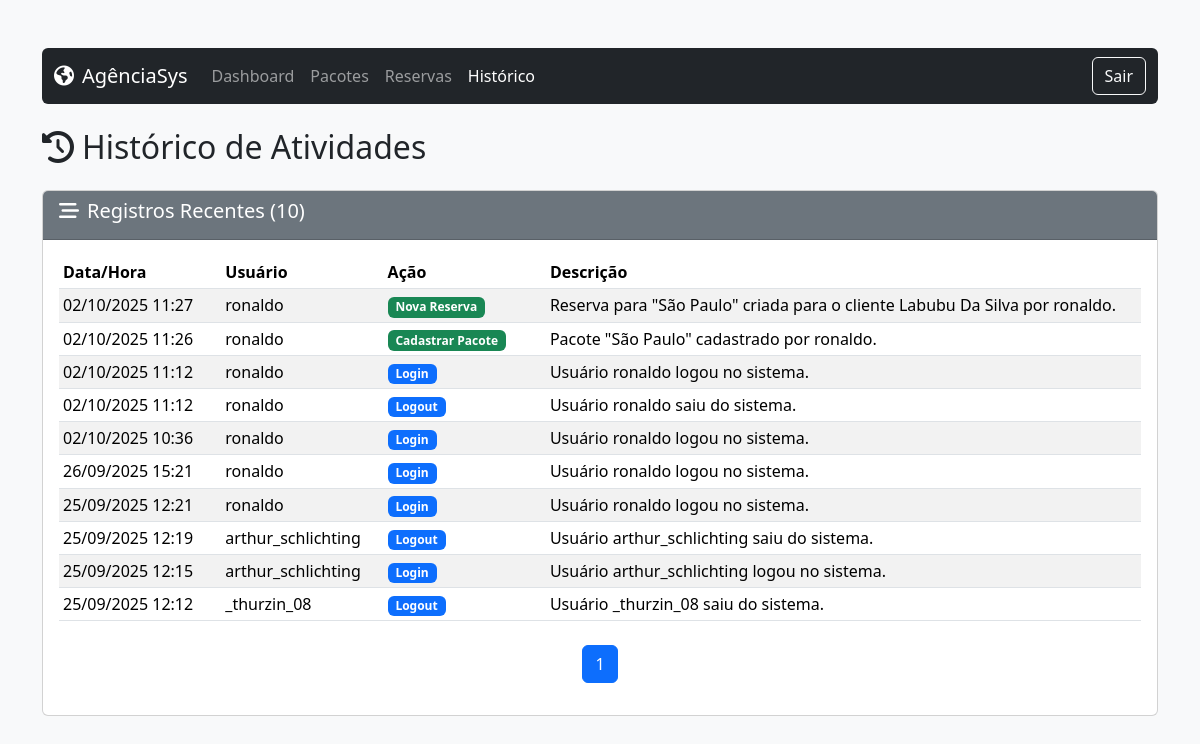
/historico (signed in), run on the app's committed database.
### app/models.py (models this page shows, shortened)
class Historico(db.Model):
    id = db.Column(db.Integer, primary_key=True)
    usuario_id = db.Column(db.Integer, db.ForeignKey('usuario.id'), nullable=False)
    cliente_id = db.Column(db.Integer, db.ForeignKey('cliente.id'), nullable=True)
    pacote_id = db.Column(db.Integer, db.ForeignKey('pacote.id'), nullable=True)
    acao = db.Column(db.String(50), nullable=False)
    descricao = db.Column(db.Text, nullable=False)
    data_acao = db.Column(db.DateTime, default=datetime.utcnow)
    usuario = db.relationship('Usuario', backref='historicos')

class Usuario(db.Model, UserMixin):
    id = db.Column(db.Integer, primary_key=True)
    username = db.Column(db.String(80), unique=True, nullable=False)
    email = db.Column(db.String(120), unique=True, nullable=False)
    password = db.Column(db.String(200), nullable=False)
    role = db.Column(db.String(20), default='atendente', nullable=False)
    created_at = db.Column(db.DateTime, default=datetime.utcnow)

### app/view.py (the view)
@app.route('/historico')
@login_required
def historico():
    if current_user.role != 'admin':
        flash('Acesso negado.', 'danger')
        return redirect(url_for('index'))
    page = request.args.get('page', 1, type=int)
    historicos = Historico.query.order_by(Historico.data_acao.desc()).paginate(page=page, per_page=20)
    return render_template('historico.html', historicos=historicos)

### app/__init__.py (called while the page is built)
@login_manager.user_loader
def load_user(user_id):
    return Usuario.query.get(int(user_id))

### app/templates/historico.html (shortened to what this page needs)
{% extends "base.html" %}
{% block content %}
<nav class="navbar navbar-expand-lg navbar-dark bg-dark mb-4 rounded">
    <div class="container-fluid">
        <a class="navbar-brand" href="{{ url_for('index') }}"><i class="fas fa-globe-americas me-2"></i>AgênciaSys</a>
        <div class="collapse navbar-collapse">
            <ul class="navbar-nav me-auto">
                <li class="nav-item"><a class="nav-link" href="{{ url_for('index') }}">Dashboard</a></li>
                <li class="nav-item"><a class="nav-link" href="{{ url_for('listar_pacotes') }}">Pacotes</a></li>
                <li class="nav-item"><a class="nav-link" href="{{ url_for('gerenciar_reservas') }}">Reservas</a></li>
                <li class="nav-item"><a class="nav-link active" href="{{ url_for('historico') }}">Histórico</a></li>
            </ul>
            <ul class="navbar-nav">
                <li class="nav-item"><a href="{{ url_for('logout') }}" class="btn btn-outline-light">Sair</a></li>
            </ul>
        </div>
    </div>
</nav>
<h2 class="mb-4"><i class="fas fa-history me-2"></i>Histórico de Atividades</h2>
<div class="card">
    <div class="card-header bg-secondary text-white">
        <h5><i class="fas fa-stream me-2"></i>Registros Recentes ({{ historicos.total }})</h5>
    </div>
    <div class="card-body">
        {% if historicos.items %}
        <div class="table-responsive">
            <table class="table table-sm table-striped table-hover mb-0">
                <thead>
                    <tr>
                        <th style="width: 15%;">Data/Hora</th>
                        <th style="width: 15%;">Usuário</th>
                        <th style="width: 15%;">Ação</th>
                        <th>Descrição</th>
                    </tr>
                </thead>
                <tbody>
                    {% for registro in historicos.items %}
                    <tr>
                        <td>{{ registro.data_acao.strftime('%d/%m/%Y %H:%M') }}</td>
                        <td>{{ registro.usuario.username if registro.usuario else 'N/A' }}</td>
                        <td>
                            {% if 'login' in registro.acao or 'logout' in registro.acao %}
                                <span class="badge bg-primary">{{ registro.acao|replace('_', ' ')|title }}</span>
                            {% elif 'cadastrar' in registro.acao or 'nova' in registro.acao %}
                                <span class="badge bg-success">{{ registro.acao|replace('_', ' ')|title }}</span>
                            {% elif 'edicao' in registro.acao %}
                                <span class="badge bg-warning text-dark">{{ registro.acao|replace('_', ' ')|title }}</span>
                            {% elif 'exclusao' in registro.acao or 'cancelamento' in registro.acao %}
                                <span class="badge bg-danger">{{ registro.acao|replace('_', ' ')|title }}</span>
                            {% else %}
                                <span class="badge bg-secondary">{{ registro.acao|replace('_', ' ')|title }}</span>
                            {% endif %}
                        </td>
                        <td>{{ registro.descricao }}</td>
                    </tr>
                    {% endfor %}
                </tbody>
            </table>
        </div>
        <nav aria-label="Page navigation" class="mt-4">
          <ul class="pagination justify-content-center">
            {% for page_num in historicos.iter_pages() %}
              {% if page_num %}
                {% if historicos.page == page_num %}
                  <li class="page-item active"><a class="page-link" href="#">{{ page_num }}</a></li>
                {% else %}
                  <li class="page-item"><a class="page-link" href="{{ url_for('historico', page=page_num) }}">{{ page_num }}</a></li>
                {% endif %}
              {% else %}
                <li class="page-item disabled"><span class="page-link">...</span></li>
              {% endif %}
            {% endfor %}
          </ul>
        </nav>
        {% else %}
        <div class="alert alert-light m-3">
            Nenhum registro de histórico encontrado.
        </div>
        {% endif %}
    </div>
</div>
{% endblock %}

### app/templates/base.html (shortened to what this page needs)
<!DOCTYPE html>
<html lang="pt-br">
<head>
    <link href="https://cdn.jsdelivr.net/npm/bootstrap@5.3.3/dist/css/bootstrap.min.css" rel="stylesheet">
    <link rel="stylesheet" href="https://cdnjs.cloudflare.com/ajax/libs/font-awesome/6.5.2/css/all.min.css">
</head>
<body>
    <div class="container mt-5">
        {% block content %}
        {% endblock %}
    </div>
</body>
</html>

### app/templates/base.html (style rules this page uses)
body { background-color: #f8f9fa; }

### data on the page
Historico: data_acao "02/10/2025 11:27", usuario "ronaldo", acao "Nova Reserva", descricao "Reserva para \"São Paulo\" criada para o cliente Labubu Da Silva por ronaldo."
Historico: data_acao "02/10/2025 11:26", usuario "ronaldo", acao "Cadastrar Pacote", descricao "Pacote \"São Paulo\" cadastrado por ronaldo."
Historico: data_acao "02/10/2025 11:12", usuario "ronaldo", acao "Login", descricao "Usuário ronaldo logou no sistema."
Historico: data_acao "02/10/2025 11:12", usuario "ronaldo", acao "Logout", descricao "Usuário ronaldo saiu do sistema."
Historico: data_acao "02/10/2025 10:36", usuario "ronaldo", acao "Login", descricao "Usuário ronaldo logou no sistema."
Historico: data_acao "26/09/2025 15:21", usuario "ronaldo", acao "Login", descricao "Usuário ronaldo logou no sistema."
Historico: data_acao "25/09/2025 12:21", usuario "ronaldo", acao "Login", descricao "Usuário ronaldo logou no sistema."
Historico: data_acao "25/09/2025 12:19", usuario "arthur_schlichting", acao "Logout", descricao "Usuário arthur_schlichting saiu do sistema."
Historico: data_acao "25/09/2025 12:15", usuario "arthur_schlichting", acao "Login", descricao "Usuário arthur_schlichting logou no sistema."
Historico: data_acao "25/09/2025 12:12", usuario "_thurzin_08", acao "Logout", descricao "Usuário _thurzin_08 saiu do sistema."

### other printed values
{{ historicos.total }} "10"
{{ page_num }} "1"
